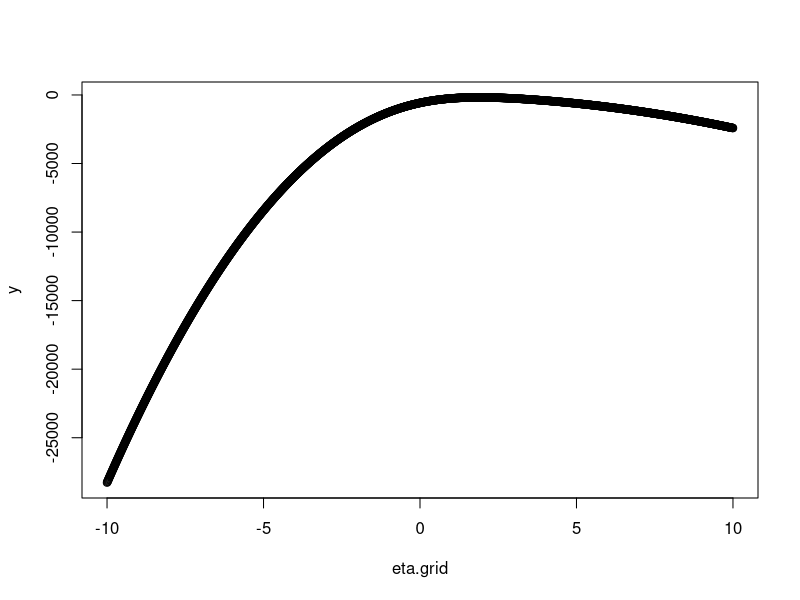

R code for this plot: (Note: this script raises an error after producing the figure.)
# only common mean
nDocs = 50
s2 = 1
node = 10
X = matrix(1, nDocs, node)
	eta.true = rnorm(1, 0, 1)
	mu = eta.true[1] *  X
	obs = rep(NA, nDocs)
	sender = rep(NA, nDocs)
	for (d in 1:nDocs) {
		times = rlnorm(node, mu[d,], s2)
		obs[d] = min(times)
		sender[d] = which(times == obs[d])
	}
post.old = function(eta.old, obs, sender) {
	 mu = eta.old * X
	 sum(sapply(1:nDocs, function(d) dlnorm(obs[d], mu[d,sender[d]], s2, log = TRUE) + sum(sapply(c(1:node)[-sender[d]], function(x) plnorm(obs[d], mu[d, x], s2, lower.tail = FALSE, log.p = TRUE)))))
	}
eta.grid = seq(-10, 10, by = 0.01)
y = sapply(eta.grid, function(x) post.old(x, obs, sender))
plot(eta.grid, y)
c(eta.true,eta.grid[which(y==max(y))])

#mean --- test of s2
nDocs = 100
s2 = rhalfcauchy(1, 0.5)
node = 4
X = matrix(1, nDocs, node)
	eta.true = rnorm(1, 0, 1)
	mu = eta.true[1]* X 
	obs = rep(NA, nDocs)
	sender = rep(NA, nDocs)
	for (d in 1:nDocs) {
		times = rlnorm(node, mu[d,], s2)
		obs[d] = min(times)
		sender[d] = which(times == obs[d])
	}
post.old = function(eta.old, obs, sender, s2) {
	 mu = eta.old[1]* X
	sum(sapply(1:nDocs, function(d) dlnorm(obs[d], mu[d,sender[d]], s2, log = TRUE) + sum(sapply(c(1:node)[-sender[d]], function(x) plnorm(obs[d], mu[d, x], s2, lower.tail = FALSE, log.p = TRUE)))))
	}
	
s2.grid = seq(0.1, 10, by = 0.01)
y = sapply(s2.grid, function(x) post.old(eta.true, obs, sender, x))
plot(s2.grid, y)
c(s2,s2.grid[which(y==max(y))])



#mean + one covariate
nDocs = 10
s2 = 1
node = 4
X = matrix(sample(1:5, nDocs * node, replace = TRUE), nDocs)
	eta.true = rnorm(2, 0, 1)
	mu = eta.true[1] + X * eta.true[2]
	obs = rep(NA, nDocs)
	sender = rep(NA, nDocs)
	for (d in 1:nDocs) {
		times = rlnorm(node, mu[d,], s2)
		obs[d] = min(times)
		sender[d] = which(times == obs[d])
	}
post.old = function(eta.old, obs, sender) {
	 mu = eta.old[1] + X * eta.old[2]
	 sum(sapply(1:nDocs, function(d) dlnorm(obs[d], mu[d,sender[d]], s2, log = TRUE) + sum(sapply(c(1:node)[-sender[d]], function(x) plnorm(obs[d], mu[d, x], s2, lower.tail = FALSE, log.p = TRUE)))))
	}
eta.grid = seq(-10, 10, by = 0.01)
y = sapply(eta.grid, function(x) post.old(c(eta.true[1],x), obs, sender))
plot(eta.grid, y)
c(eta.true[2],eta.grid[which(y==max(y))])


#mean + one covariate --- test of s2
nDocs = 100
s2 = rhalfcauchy(1, 0.1)
node = 4
X = matrix(sample(0:3, nDocs * node, replace = TRUE), nDocs)
	eta.true = rnorm(2, 0, 1)
	mu = eta.true[1] + X * eta.true[2]
	obs = rep(NA, nDocs)
	sender = rep(NA, nDocs)
	for (d in 1:nDocs) {
		times = rlnorm(node, mu[d,], s2)
		obs[d] = min(times)
		sender[d] = which(times == obs[d])
	}
post.old = function(eta.old, obs, sender, s2) {
	 mu = eta.old[1] + X * eta.old[2]
	sum(sapply(1:nDocs, function(d) dlnorm(obs[d], mu[d,sender[d]], s2, log = TRUE) + sum(sapply(c(1:node)[-sender[d]], function(x) plnorm(obs[d], mu[d, x], s2, lower.tail = FALSE, log.p = TRUE)))))
	}
	
s2.grid = seq(0.1, 10, by = 0.01)
y = sapply(s2.grid, function(x) post.old(eta.true, obs, sender, x))
plot(s2.grid, y)
c(s2,s2.grid[which(y==max(y))])


# node-specific intercepts
nDocs =10
s2 = 1
node = 5
X = matrix(1, nDocs, node)
	eta.true = rnorm(node, 0, 1)
	mu = matrix(eta.true, nDocs, node, byrow = TRUE)
	obs = rep(NA, nDocs)
	sender = rep(NA, nDocs)
	for (d in 1:nDocs) {
		times = rlnorm(node, mu[d,], s2)
		obs[d] = min(times)
		sender[d] = which(times == obs[d])
	}

post.old = function(eta.old, obs, sender) {
	 mu = matrix(eta.old, nDocs, node, byrow = TRUE)
	 sum(sapply(1:nDocs, function(d) dlnorm(obs[d], mu[d,sender[d]], s2, log = TRUE) + sum( plnorm(obs[d], mu[d,-sender[d]], s2, lower.tail = FALSE, log.p = TRUE))))
	}
eta.grid = seq(-10, 10, by = 0.01)
y = sapply(eta.grid, function(x) post.old(c(eta.true[1:4],x), obs, sender))
plot(eta.grid, y)
c(eta.true[5],eta.grid[which(y==max(y))])






#MLE using log-normal

log.lik <- function(par,val,index){
    mu <- par[1:3]
    sig <- par[4]
    ll <- 0
    for(i in 1:length(index)){
        ll <- ll + dlnorm(val[i],mu[index[i]],sig, log = TRUE) + sum(plnorm(val[i],mu[-index[i]],sig, FALSE, TRUE))
    }
    -ll
}

y <- cbind(rlnorm(1000,0,5),rlnorm(1000,1,5),rlnorm(1000,2,5))

vals <- apply(y,1,min)
index <- apply(y,1,which.min)

optim(par = rep(1,4),fn=log.lik,val=vals,index=index)

s2grid = seq(3, 10, by = 0.1)
y = sapply(s2grid, function(x) log.lik(c(0,1,2,x), vals, index))
plot(s2grid, y)
